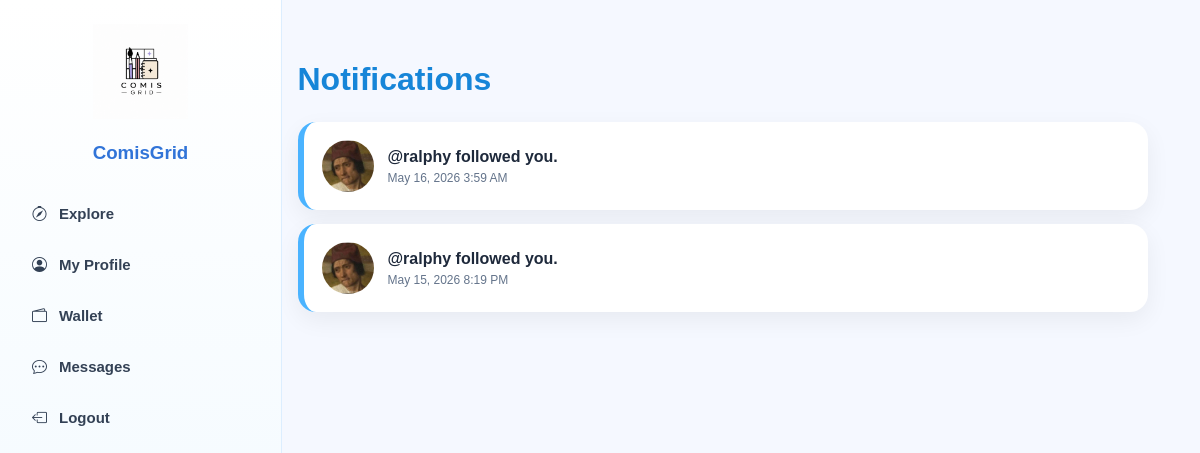
Page /backend/notifications.php (signed in) on the committed database.
### tables this page shows
CREATE TABLE `notifications` (
  `notification_id` int(11) NOT NULL,
  `user_id` int(11) NOT NULL,
  `actor_id` int(11) DEFAULT NULL,
  `type` varchar(50) NOT NULL,
  `message` text NOT NULL,
  `link` varchar(255) DEFAULT NULL,
  `is_read` tinyint(1) DEFAULT 0,
  `created_at` timestamp NOT NULL DEFAULT current_timestamp()
);

CREATE TABLE `users` (
  `user_id` int(11) NOT NULL,
  `full_name` varchar(100) NOT NULL,
  `username` varchar(50) NOT NULL,
  `email` varchar(100) NOT NULL,
  `password` varchar(255) NOT NULL,
  `bio` text DEFAULT NULL,
  `profile_image` varchar(255) DEFAULT '../assets/images/default-profile.png',
  `balance` decimal(10,2) DEFAULT 0.00,
  `total_earned` decimal(10,2) DEFAULT 0.00,
  `total_spent` decimal(10,2) DEFAULT 0.00,
  `total_sales` int(11) DEFAULT 0,
  `profile_views` int(11) DEFAULT 0,
  `is_verified` tinyint(1) DEFAULT 0,
  `created_at` timestamp NOT NULL DEFAULT current_timestamp(),
  `facebook_link` varchar(255) DEFAULT NULL,
  `instagram_link` varchar(255) DEFAULT NULL,
  `x_link` varchar(255) DEFAULT NULL,
  `tags` varchar(255) DEFAULT NULL,
  `this_month_earned` decimal(10,2) DEFAULT 0.00,
  `member_since` timestamp NOT NULL DEFAULT current_timestamp(),
  `gcash_number` varchar(11) DEFAULT NULL
);

### backend/notifications.php (the view, shortened to what this page needs)
<?php
$conn = db_connect();
$user_id = $_SESSION['user_id'];
$stmt = $conn->prepare("
    SELECT n.*, u.username, u.profile_image
    FROM notifications n
    LEFT JOIN users u ON n.actor_id = u.user_id
    WHERE n.user_id = ?
    ORDER BY n.created_at DESC
");
$stmt->bind_param("i", $user_id);
$stmt->execute();
$notifications = $stmt->get_result();
?>
<!DOCTYPE html>
<html>
<head>
    <link href="https://cdn.jsdelivr.net/npm/bootstrap-icons@1.11.3/font/bootstrap-icons.css" rel="stylesheet">
    <link rel="stylesheet" href="../assets/css/notifications.css">
</head>
<body>
<div class="dashboard-layout">
<aside class="sidebar">
    <div class="brand">
        <img src="../assets/images/comisgridlogo1.png" alt="ComisGrid Logo">
        <h3>ComisGrid</h3>
    </div>
    <nav class="nav-menu">
        <a href="dashboard.php"><i class="bi bi-compass"></i> Explore</a>
        <a href="profile.php"><i class="bi bi-person-circle"></i> My Profile</a>
        <a href="wallet.php"><i class="bi bi-wallet2"></i> Wallet</a>
        <a href="messages.php"><i class="bi bi-chat-dots"></i> Messages</a>
        <a href="logout.php"><i class="bi bi-box-arrow-left"></i> Logout</a>
    </nav>
</aside>
<main class="page-main">
    <div class="notifications-wrapper">
        <h1>Notifications</h1>
        <?php while($n = $notifications->fetch_assoc()): ?>
            <a href="<?php echo htmlspecialchars($n['link'] ?? '#'); ?>" class="notification-card <?php echo $n['is_read'] ? '' : 'unread'; ?>">
                <img src="<?php echo htmlspecialchars($n['profile_image'] ?? '../assets/images/default-profile.png'); ?>" class="notif-avatar">
                <div>
                    <p><?php echo htmlspecialchars($n['message']); ?></p>
                    <span><?php echo date('M j, Y g:i A', strtotime($n['created_at'])); ?></span>
                </div>
            </a>
        <?php endwhile; ?>
    </div>
</main>
</div>
</body>
</html>

### assets/css/notifications.css (style rules this page uses)
body { margin:0; font-family:Arial, Helvetica, sans-serif; background:#f5f8ff; color:#1e293b; }
.dashboard-layout { display:flex; min-height:100vh; }
.sidebar { width:245px; height:100vh; position:fixed; left:0; top:0; background:linear-gradient(180deg,#ffffff,#eef8ff); border-right:1px solid #dceeff; padding:24px 18px; }
.brand { text-align:center; margin-bottom:28px; }
.brand img { width:95px; }
.brand h3 { color:#3174d8; font-weight:800; }
.nav-menu { display:flex; flex-direction:column; gap:8px; }
.nav-menu a { text-decoration:none; color:#334155; font-size:15px; font-weight:600; padding:13px 14px; border-radius:14px; display:flex; align-items:center; gap:12px; }
.page-main { margin-left:245px; width:calc(100% - 245px); }
.notifications-wrapper { max-width:850px; margin:auto; padding:40px; }
.notifications-wrapper h1 { color:#1685d8; font-weight:800; margin-bottom:24px; }
.notification-card { background:white; display:flex; gap:14px; align-items:center; padding:18px; border-radius:18px; box-shadow:0 8px 24px rgba(0,0,0,0.06); margin-bottom:14px; text-decoration:none; color:#1e293b; }
.notification-card.unread { border-left:6px solid #4ab3ff; }
.notif-avatar { width:52px; height:52px; border-radius:50%; object-fit:cover; }
.notification-card p { margin:0; font-weight:700; }
.notification-card span { display:block; margin-top:5px; font-size:12px; color:#64748b; }

### rows in the picture
notifications: users.profile_image (picture), message "@ralphy followed you.", created_at "May 16, 2026 3:59 AM"
notifications: users.profile_image (picture), message "@ralphy followed you.", created_at "May 15, 2026 8:19 PM"
